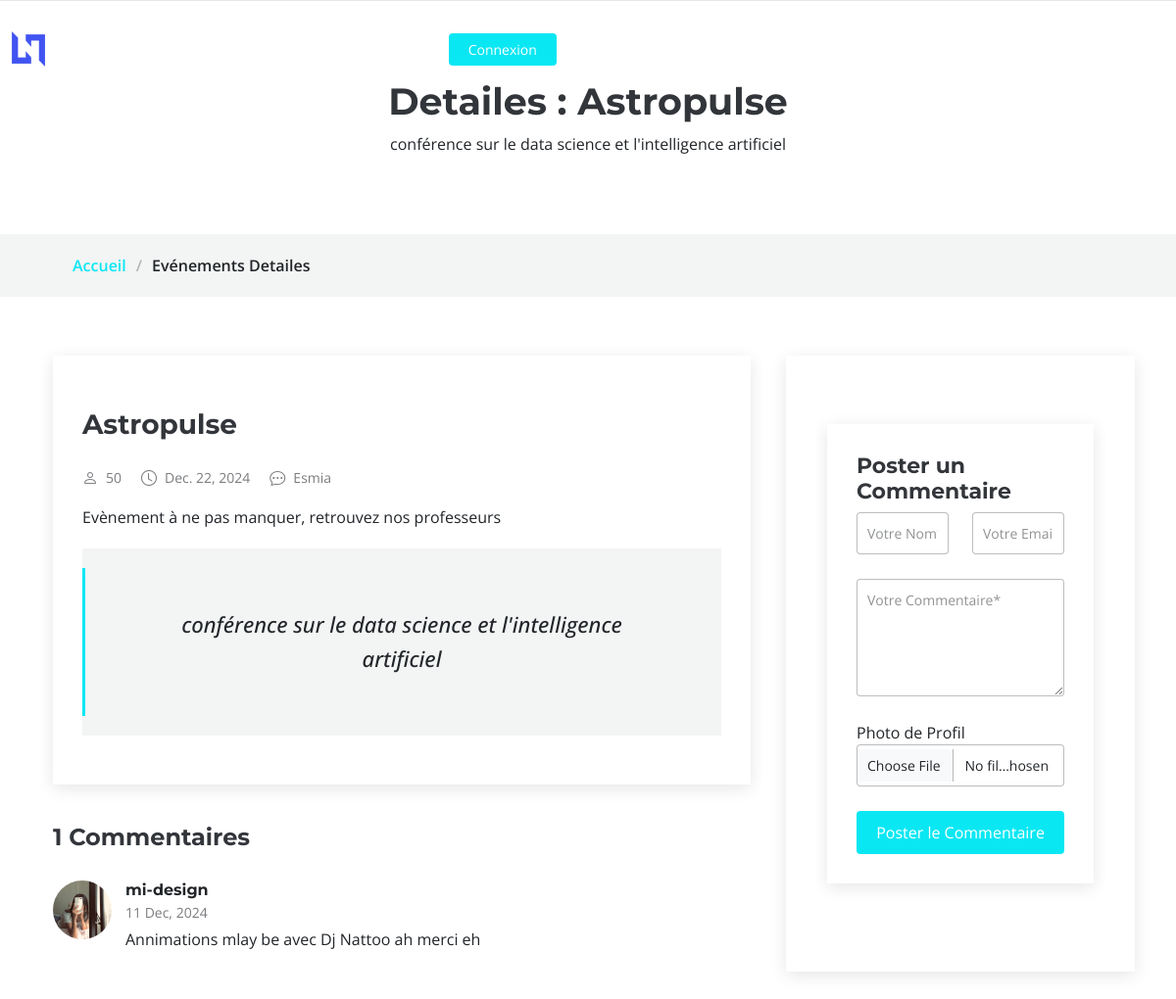
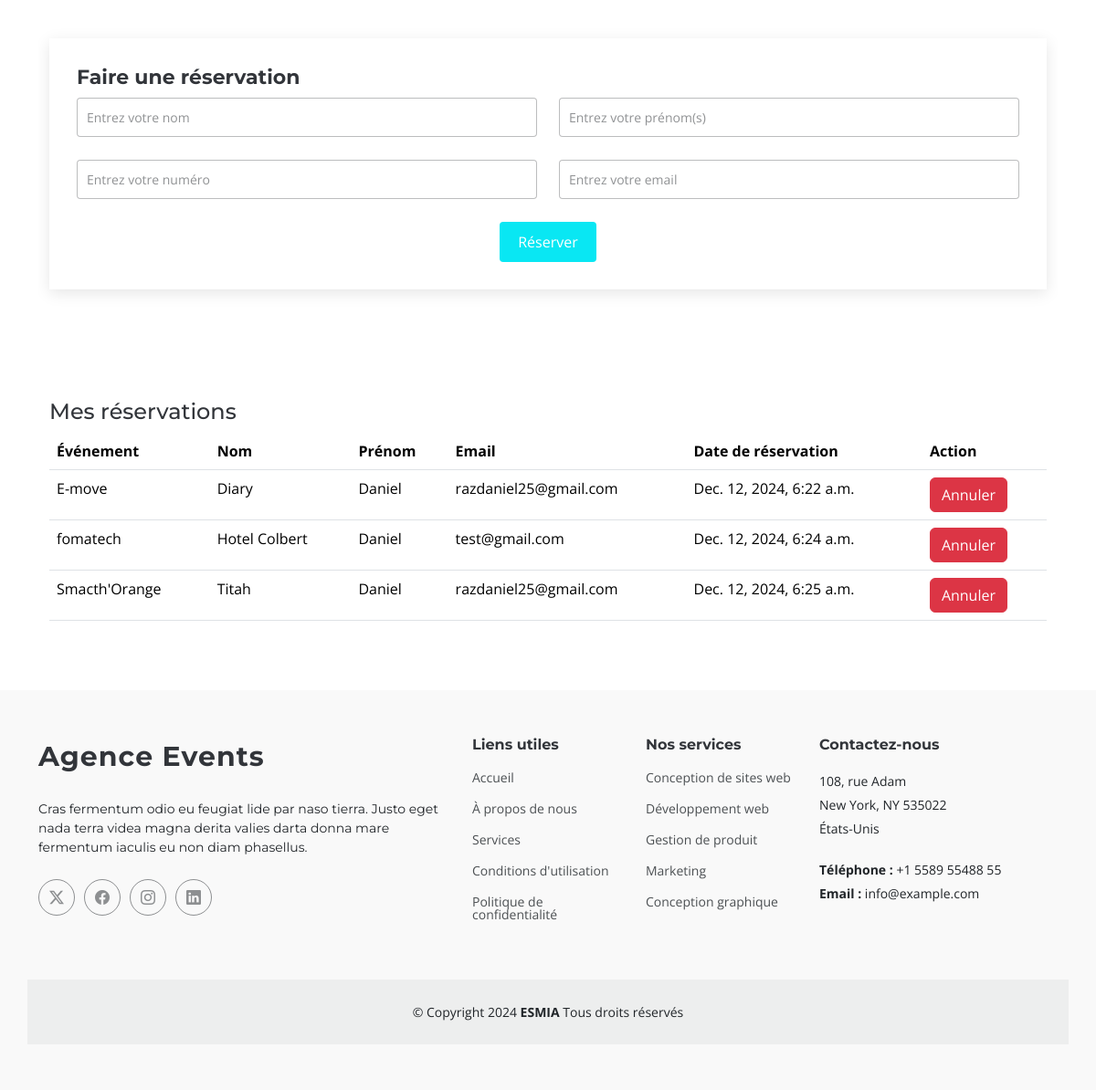
The page /event/6/ (signed in) on the database its author committed (2 pictures, top to bottom).
### app/models.py (models this page shows, shortened)
class Event(models.Model):
    user = models.ForeignKey(User, on_delete=models.CASCADE, related_name='events')
    category = models.CharField(max_length=100)
    title = models.CharField(max_length=100)
    description_court = models.TextField()
    description_longue = models.TextField()
    location = models.CharField(max_length=200)
    date = models.DateField()
    capacity = models.IntegerField()
    program = models.TextField()
    image = models.ImageField(upload_to='Evenements/')

class Comment(models.Model):
    event = models.ForeignKey(Event, on_delete=models.CASCADE, related_name='comments')
    user = models.ForeignKey(User, on_delete=models.CASCADE, null=True, blank=True)
    name = models.CharField(max_length=100, null=True, blank=True)
    email = models.EmailField(null=True, blank=True)
    content = models.TextField()
    profile_picture = models.ImageField(upload_to='profile_pictures/', null=True, blank=True)
    created_at = models.DateTimeField(auto_now_add=True)

class Reservation(models.Model):
    event = models.ForeignKey(Event, on_delete=models.CASCADE, related_name='reservations')
    user = models.ForeignKey(User, on_delete=models.SET_NULL, null=True, blank=True)
    name = models.CharField(max_length=100)
    surname = models.CharField(max_length=100)
    phone_number = models.CharField(max_length=15)
    email = models.EmailField()
    reservation_date = models.DateTimeField(auto_now_add=True)

### app/views.py (the view, shortened to what this page needs)
# urls.py: path('event/<int:event_id>/', event_detail, name='event_detail'),
@login_required
def event_detail(request, event_id):
    reservations = Reservation.objects.filter(user=request.user)
    event = get_object_or_404(Event, id=event_id)
    comments = event.comments.all()
    return render(request, 'event_detail.html', {'event': event, 'comments': comments,  'reservations': reservations})

### app/templates/event_detail.html (shortened to what this page needs)
<!DOCTYPE html>
<html lang="en">
<head>
    {%load static%}
    <link rel="stylesheet" href="https://cdn.jsdelivr.net/npm/aos@2.3.4/dist/aos.css" />
    {%load static%}
    <link href="{% static 'assets/vendor/bootstrap/css/bootstrap.min.css' %}" rel="stylesheet">
    <link href="{% static 'assets/vendor/bootstrap-icons/bootstrap-icons.css' %}" rel="stylesheet">
    <link href="{% static 'assets/vendor/aos/aos.css' %}" rel="stylesheet">
    <link href="{% static 'assets/vendor/glightbox/css/glightbox.min.css' %}" rel="stylesheet">
    <link href="{% static 'assets/vendor/swiper/swiper-bundle.min.css' %}" rel="stylesheet">
    <link rel="stylesheet" href="{% static 'assets/css/main.css' %}">
</head>
<body class="index-page">
    {% include 'layouts/header_details.html' %}
    <main class="blog-details-page">
        <div class="page-title" data-aos="fade">
        <div class="heading">
            <div class="container">
            <div class="row d-flex justify-content-center text-center">
                <div class="col-lg-8">
                <h1>Detailes : {{ event.title }}</h1>
                <p class="mb-0">{{event.description_court}}</p>
                </div>
            </div>
            </div>
        </div>
        <nav class="breadcrumbs" id="detailsEvents">
            <div class="container">
            <ol>
                <li><a href="{% url 'index' %}">Accueil</a></li>
                <li class="current">Evénements Detailes</li>
            </ol>
            </div>
        </nav>
        </div>
        <div class="container">
            <div class="row">
                <div class="col-lg-8">
                    <section id="blog-details" class="blog-details section">
                        <div class="container">
                        <article class="article">
                            <div class="post-img">
                            {%load static%}
                            </div>
                            <h2 class="title">{{event.title}}</h2>
                            <div class="meta-top">
                            <ul>
                                <li class="d-flex align-items-center"><i class="bi bi-person"></i> <a>{{event.capacity}}</a></li>
                                <li class="d-flex align-items-center"><i class="bi bi-clock"></i> <a><time datetime="2020-01-01">{{event.date}}</time></a></li>
                                <li class="d-flex align-items-center"><i class="bi bi-chat-dots"></i> <a>{{event.location}}</a></li>
                            </ul>
                            </div>
                            <div class="content">
                            <p>
                                {{event.description_longue}}
                            </p>
                            <blockquote>
                                <p>
                                {{event.description_court}}
                                </p>
                            </blockquote>
                            </div>
                        </article>
                        </div>
                    </section>
                    <section id="blog-comments" class="blog-comments section">
                        <div class="container">
                            <h4 class="comments-count">{{ comments.count }} Commentaires</h4>
                            {% for comment in comments %}
                                <div id="comment-{{ comment.id }}" class="comment">
                                    <div class="d-flex">
                                        {% load static %}
                                        <div class="comment-img">
                                            {% if comment.profile_picture %}
                                                <img src="{{ comment.profile_picture.url }}"  style="border-radius: 50%;" alt="Photo de profil">
                                            {% else %}
                                                <img src="{% static 'assets2/img/images.jpg' %}" alt="Photo par défaut">
                                            {% endif %}
                                        </div>
                                        <div>
                                            <h5><a href="#">{{ comment.name }}</a></h5>
                                            <time datetime="{{ comment.created_at|date:'Y-m-d' }}">{{ comment.created_at|date:"d M, Y" }}</time>
                                            <p>{{ comment.content }}</p>
                                        </div>
                                    </div>
                                </div>
                            {% empty %}
                                <p>Aucun commentaire pour l'instant.</p>
                            {% endfor %}
                        </div>
                    </section>
                </div><br>
                <div class="col-lg-4 sidebar">
                    <div class="widgets-container">
                        <section id="comment-form" class="comment-form section">
                            <div class="container">
                                <form action="" method="post" enctype="multipart/form-data">
                                    <h4>Poster un Commentaire</h4>
                                    <div class="row">
                                        <div class="col-md-6 form-group">
                                            <input name="name" type="text" class="form-control" placeholder="Votre Nom*" required>
                                        </div>
                                        <div class="col-md-6 form-group">
                                            <input name="email" type="email" class="form-control" placeholder="Votre Email*" required>
                                        </div>
                                    </div>
                                    <div class="row">
                                        <div class="col form-group">
                                            <textarea name="comment" class="form-control" placeholder="Votre Commentaire*" required></textarea>
                                        </div>
                                    </div>
                                    <div class="row">
                                        <div class="col form-group">
                                            <label for="profile_picture">Photo de Profil</label>
                                            <input name="profile_picture" type="file" class="form-control" accept="image/*">
                                        </div>
                                    </div>
                                    <div class="text-center">
                                        <button type="submit" class="btn btn-primary">Poster le Commentaire</button>
                                    </div>
                                </form>
                            </div>
                        </section>
                    </div>
                </div>
                <div>
                        <section id="comment-form" class="comment-form section">
                            <div class="container">
                            <form method="POST" action="{% url 'reserve_event' event.id %}">
                                <h4>Faire une réservation</h4>
                                <div class="row">
                                    <div class="col-md-6 form-group">
                                        <input name="name" type="text" class="form-control" placeholder="Entrez votre nom" required>
                                    </div>
                                    <div class="col-md-6 form-group">
                                        <input name="surname" type="text" class="form-control" placeholder="Entrez votre prénom(s)" required>
                                    </div>
                                    <div class="col-md-6 form-group">
                                        <input name="number" type="text" class="form-control" placeholder="Entrez votre numéro" required>
                                    </div>
                                    <div class="col-md-6 form-group">
                                        <input name="email" type="email" class="form-control" placeholder="Entrez votre email" required>
                                    </div>
                                </div>
                                <div class="text-center">
                                    <button type="submit" class="btn btn-primary">Réserver</button>
                                </div>
                            </form>
                            </div>
                        </section>
                        <section id="my-reservations" class="section">
                            <div class="container">
                                <h4>Mes réservations</h4>
                                <table class="table">
                                    <thead>
                                        <tr>
                                            <th>Événement</th>
                                            <th>Nom</th>
                                            <th>Prénom</th>
                                            <th>Email</th>
                                            <th>Date de réservation</th>
                                            <th>Action</th>
                                        </tr>
                                    </thead>
                                    <tbody>
                                        {% for reservation in reservations %}
                                        <tr>
                                            <td>{{ reservation.event.title }}</td>
                                            <td>{{ reservation.name }}</td>
                                            <td>{{ reservation.surname }}</td>
                                            <td>{{ reservation.email }}</td>
                                            <td>{{ reservation.reservation_date }}</td>
                                            <td>
                                                <form method="POST" action="{% url 'cancel_reservation' reservation.id %}">
                                                    <button type="submit" class="btn btn-danger">Annuler</button>
                                                </form>
                                            </td>
                                        </tr>
                                        {% endfor %}
                                    </tbody>
                                </table>
                            </div>
                        </section>
                </div>
            </div>
        </div>
    </main>
        {% include 'layouts/footer.html' %}
    {%load static%}
</body>
</html>

### rows shown on the page
Event: title "Astropulse", description_court "conférence sur le data science et l'intelligence artificiel", capacity "50", date "Dec. 22, 2024", location "Esmia", description_longue "Evènement à ne pas manquer, retrouvez nos professeurs", count "1"
Comment: profile_picture (picture), name "mi-design", created_at "11 Dec, 2024", content "Annimations mlay be avec Dj Nattoo ah merci eh"
Reservation: event "E-move", name "Diary", surname "Daniel", email "razdaniel25@gmail.com", reservation_date "Dec. 12, 2024, 6:22 a.m."
Reservation: event "fomatech", name "Hotel Colbert", surname "Daniel", email "test@gmail.com", reservation_date "Dec. 12, 2024, 6:24 a.m."
Reservation: event "Smacth'Orange", name "Titah", surname "Daniel", email "razdaniel25@gmail.com", reservation_date "Dec. 12, 2024, 6:25 a.m."
